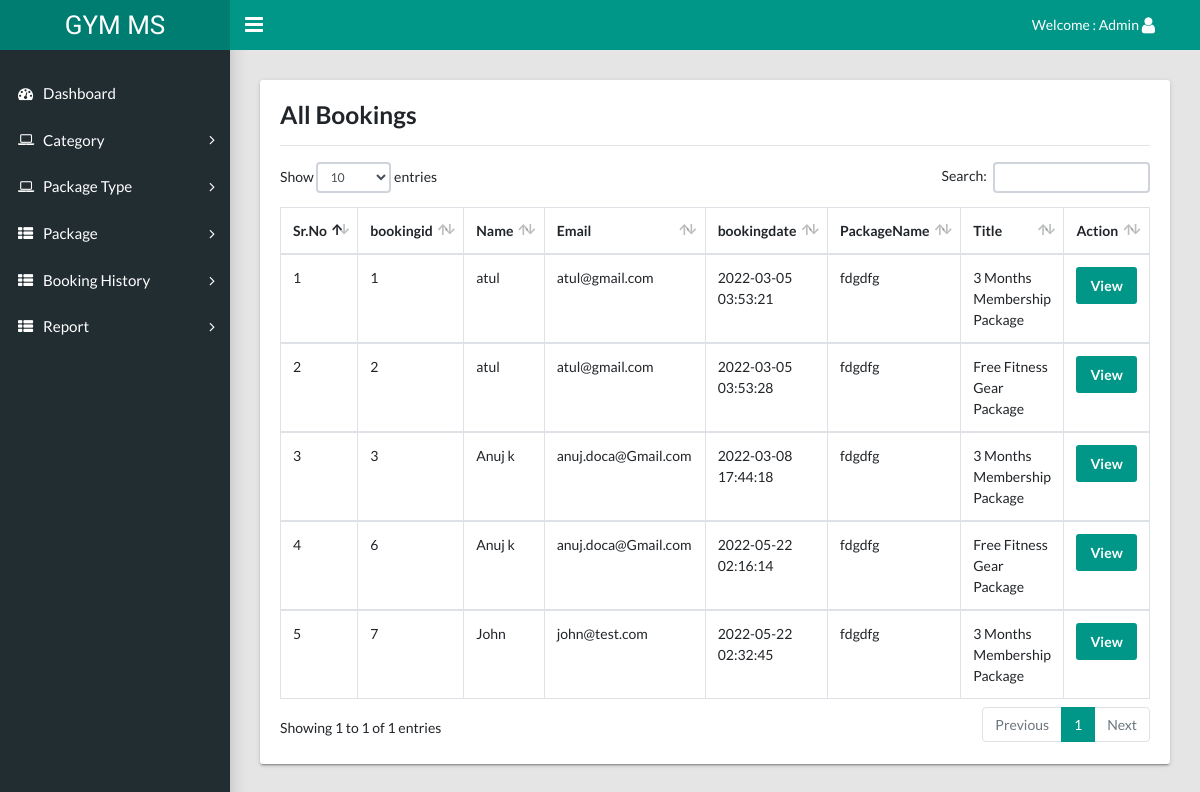
/gym/admin/booking-history.php (signed in), run on the app's committed database.
### tables this page shows
CREATE TABLE `tblbooking` (
  `id` int(11) NOT NULL,
  `package_id` varchar(45) DEFAULT NULL,
  `userid` varchar(45) DEFAULT NULL,
  `booking_date` timestamp NULL DEFAULT current_timestamp(),
  `payment` varchar(45) DEFAULT NULL,
  `paymentType` varchar(45) DEFAULT NULL
);

CREATE TABLE `tbluser` (
  `id` int(11) NOT NULL,
  `fname` varchar(45) DEFAULT NULL,
  `lname` varchar(45) DEFAULT NULL,
  `email` varchar(45) DEFAULT NULL,
  `mobile` varchar(45) DEFAULT NULL,
  `password` varchar(100) DEFAULT NULL,
  `state` varchar(45) DEFAULT NULL,
  `city` varchar(45) DEFAULT NULL,
  `address` varchar(200) DEFAULT NULL,
  `create_date` timestamp NULL DEFAULT current_timestamp()
);

CREATE TABLE `tblpackage` (
  `id` int(11) NOT NULL,
  `cate_id` varchar(45) DEFAULT NULL,
  `PackageName` varchar(45) DEFAULT NULL
);

CREATE TABLE `tbladdpackage` (
  `id` int(11) NOT NULL,
  `category` varchar(45) DEFAULT NULL,
  `titlename` varchar(450) DEFAULT NULL,
  `PackageType` varchar(45) DEFAULT NULL,
  `PackageDuratiobn` varchar(45) DEFAULT NULL,
  `Price` varchar(45) DEFAULT NULL,
  `uploadphoto` varchar(450) DEFAULT NULL,
  `Description` varchar(450) DEFAULT NULL,
  `create_date` timestamp NULL DEFAULT current_timestamp()
);

### gym/admin/booking-history.php (the view, shortened to what this page needs)
<?php session_start();
include  'include/config.php';
if (strlen($_SESSION['adminid']==0)) {
  header('location:logout.php');
  } else{
?>
<!DOCTYPE html>
<html lang="en">
  <head>
    <link rel="stylesheet" type="text/css" href="css/main.css">
    <link rel="stylesheet" type="text/css" href="https://maxcdn.bootstrapcdn.com/font-awesome/4.7.0/css/font-awesome.min.css">
  </head>
  <body class="app sidebar-mini rtl">
   <?php include 'include/header.php'; ?>
    <?php include 'include/sidebar.php'; ?>
    <main class="app-content">
       <div class="row">
        <div class="col-md-12">
          <div class="tile">
            <div class="tile-body">
              <h3>All Bookings</h3>
              <hr />
              <table class="table table-hover table-bordered" id="sampleTable">
                <thead>
                  <tr>
                    <th>Sr.No</th>
        <th>bookingid</th>
        <th>Name</th>
        <th>Email</th>
        <th>bookingdate</th>
                <th>PackageName</th>
        <th>Title</th>
        <th>Action</th>
                  </tr>
                </thead>
               <?php
                  $sql="SELECT t1.id as bookingid,t3.fname as Name, t3.email as email,t1.booking_date as bookingdate,t2.titlename as title,t2.PackageDuratiobn as PackageDuratiobn,
t2.Price as Price,t2.Description as Description,t4.category_name as category_name,t5.PackageName as PackageName FROM tblbooking as t1
 join tbladdpackage as t2
on t1.package_id =t2.id
join tbluser as t3
on t1.userid=t3.id
join tblcategory as t4
on t2.category=t4.id
join tblpackage as t5
on t2.PackageType=t5.id";
                  $query= $dbh->prepare($sql);
                  $query-> execute();
                  $results = $query -> fetchAll(PDO::FETCH_OBJ);
                  $cnt=1;
                  if($query -> rowCount() > 0)
                  {
                  foreach($results as $result)
                  {
                  ?>
                <tbody>
                  <tr>
                    <td><?php echo($cnt);?></td>
                    <td ><?php echo htmlentities($result->bookingid);?></td>
                    <td><?php echo htmlentities($result->Name);?></td>
                    <td><?php echo htmlentities($result->email);?></td>
                    <td><?php echo htmlentities($result->bookingdate);?></td>
                      <td><?php echo htmlentities($result->PackageName);?></td>
                    <td ><?php echo htmlentities($result->title);?></td>
                     <td>
                      <a href="booking-history-details.php?bookingid=<?php echo htmlentities($result->bookingid);?>"><button class="btn btn-primary" type="button">View</button></a>
                     </td>
                  </tr>
                    <?php  $cnt=$cnt+1; } } ?>
                </tbody>
              </table>
            </div>
          </div>
        </div>
      </div>
    </main>
  </body>
</html>
<?php } ?>

### data on the page
tblbooking: id "1", userid.fname "atul", userid.email "atul@gmail.com", booking_date "2022-03-05 03:53:21", tblpackage.PackageName "fdgdfg", tbladdpackage.titlename "3 Months Membership Package"
tblbooking: id "2", userid.fname "atul", userid.email "atul@gmail.com", booking_date "2022-03-05 03:53:28", package.PackageName "fdgdfg", tbladdpackage.titlename "Free Fitness Gear Package"
tblbooking: id "3", userid.fname "Anuj k", userid.email "anuj.doca@Gmail.com", booking_date "2022-03-08 17:44:18", tblpackage.PackageName "fdgdfg", tbladdpackage.titlename "3 Months Membership Package"
tblbooking: id "6", userid.fname "Anuj k", userid.email "anuj.doca@Gmail.com", booking_date "2022-05-22 02:16:14", package.PackageName "fdgdfg", tbladdpackage.titlename "Free Fitness Gear Package"
tblbooking: id "7", userid.fname "John", userid.email "john@test.com", booking_date "2022-05-22 02:32:45", tblpackage.PackageName "fdgdfg", tbladdpackage.titlename "3 Months Membership Package"
